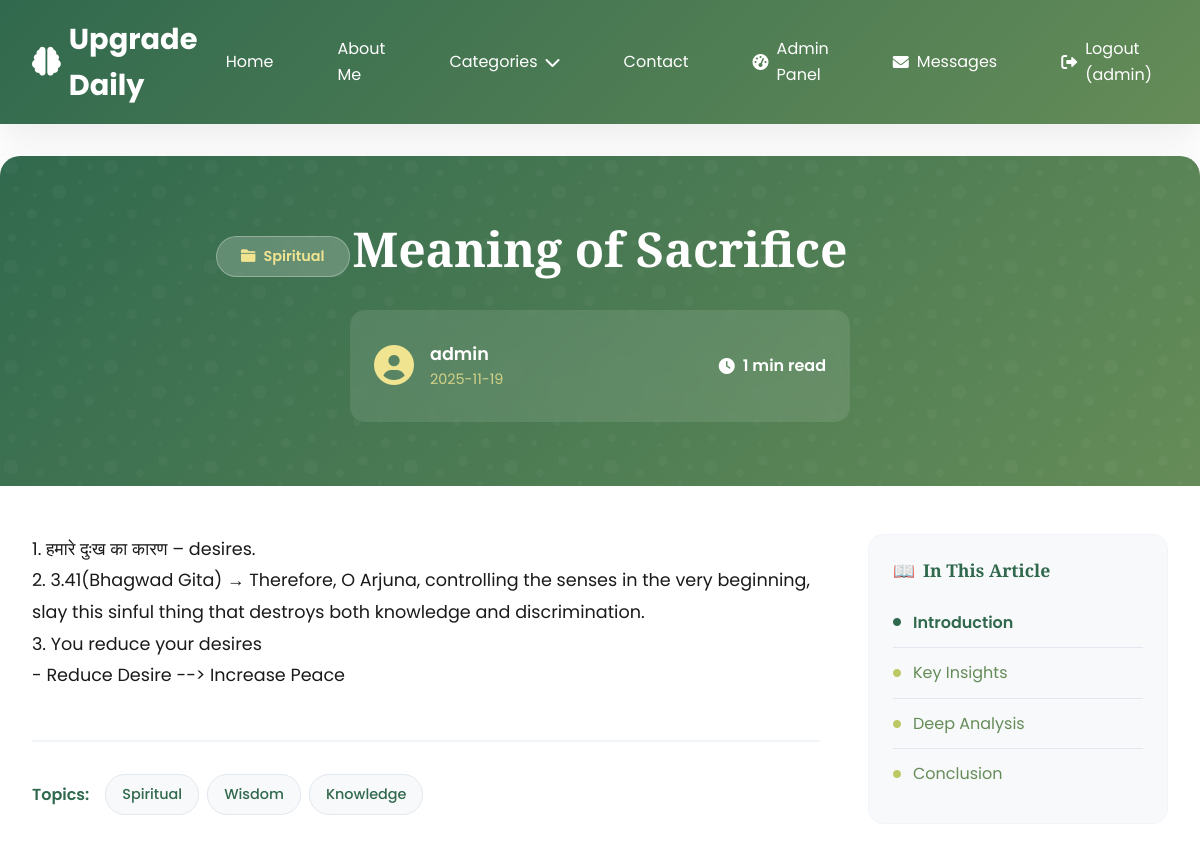
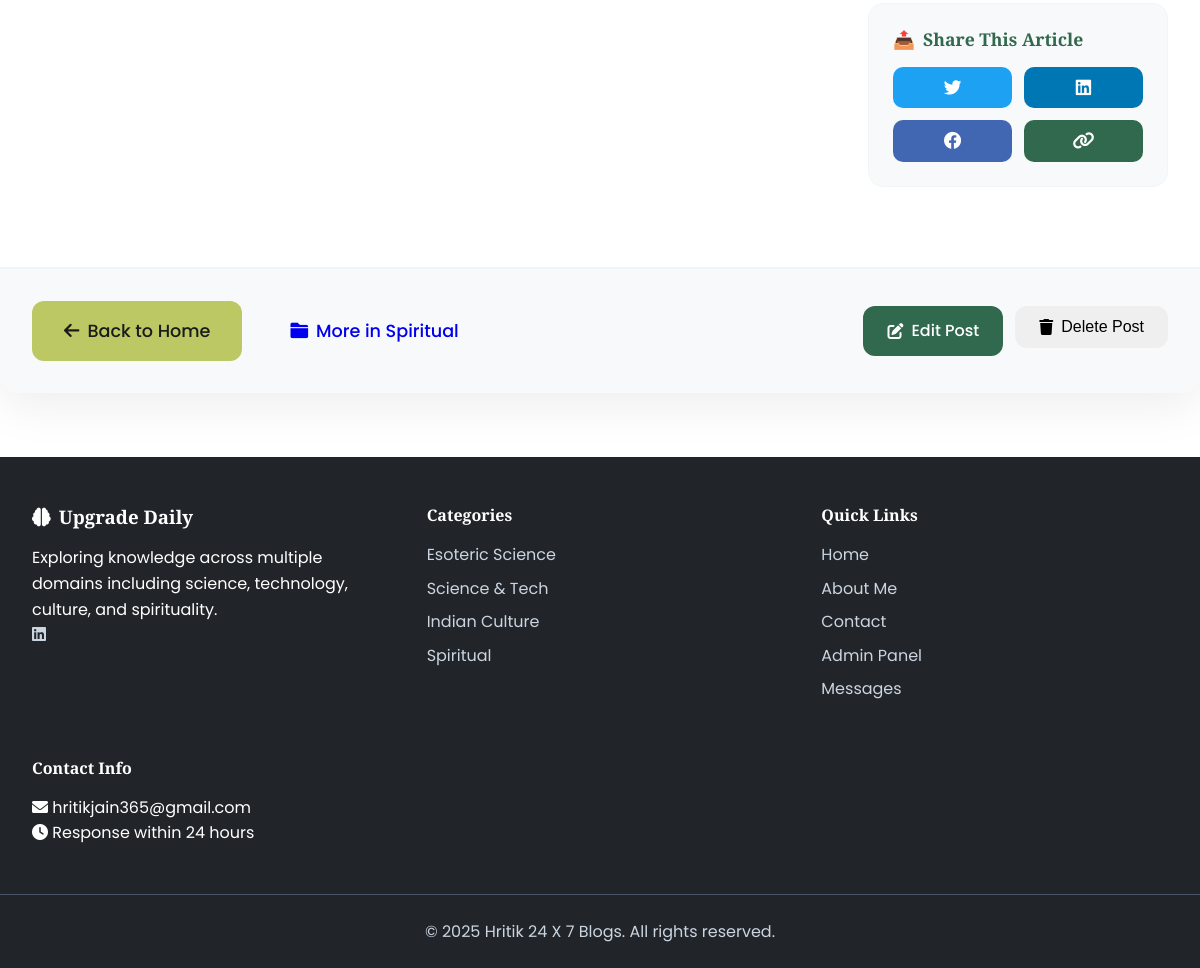
Page /post/4 (signed in) on the committed database (2 pictures, top to bottom).
### tables this page shows
CREATE TABLE users
                 (id INTEGER PRIMARY KEY AUTOINCREMENT,
                  username TEXT UNIQUE NOT NULL,
                  email TEXT UNIQUE NOT NULL,
                  password TEXT NOT NULL,
                  is_admin BOOLEAN DEFAULT FALSE,
                  created_at TIMESTAMP DEFAULT CURRENT_TIMESTAMP);

CREATE TABLE posts
                 (id INTEGER PRIMARY KEY AUTOINCREMENT,
                  title TEXT NOT NULL,
                  content TEXT NOT NULL,
                  category TEXT NOT NULL,
                  image_path TEXT,
                  author_id INTEGER,
                  created_at TIMESTAMP DEFAULT CURRENT_TIMESTAMP,
                  FOREIGN KEY (author_id) REFERENCES users (id));

### app.py (the view)
    def decorated_function(*args, **kwargs):
        if 'user_id' not in session:
            flash('Please log in to access this page.', 'error')
            return redirect(url_for('login'))
        return f(*args, **kwargs)

### app.py (called while the page is built)
def get_db_connection():
    conn = sqlite3.connect('blog.db')
    conn.row_factory = sqlite3.Row
    return conn

def login_required(f):
    def decorated_function(*args, **kwargs):
        if 'user_id' not in session:
            flash('Please log in to access this page.', 'error')
            return redirect(url_for('login'))
        return f(*args, **kwargs)
    decorated_function.__name__ = f.__name__
    return decorated_function

def get_unread_message_count():
    conn = get_db_connection()
    count = conn.execute('SELECT COUNT(*) as count FROM messages WHERE is_read = 0').fetchone()['count']
    conn.close()
    return count

@app.context_processor
def inject_unread_count():
    if session.get('is_admin'):
        return {'unread_count': get_unread_message_count()}
    return {'unread_count': 0}

@app.context_processor
def utility_processor():
    return dict(
        get_image_url=get_image_url,
        format_date=format_date
    )

@app.route('/post/<int:post_id>')
@login_required
def view_post(post_id):
    conn = get_db_connection()
    post = conn.execute('''
        SELECT p.*, u.username
        FROM posts p
        JOIN users u ON p.author_id = u.id
        WHERE p.id = ?
    ''', (post_id,)).fetchone()
    conn.close()
    if not post:
        flash('Post not found!', 'error')
        return redirect(url_for('index'))
    return render_template('post.html', post=post)

### templates/post.html (shortened to what this page needs)
{% extends "base.html" %}
{% block content %}
<article class="post-full">
    <div class="post-hero">
        <div class="post-hero-content">
            <div class="post-category-badge">
                <i class="fas fa-folder"></i>
                {{ post['category'] }}
            </div>
            <h1 class="post-title-main">{{ post['title'] }}</h1>
            <div class="post-meta-enhanced">
                <div class="author-info">
                    <div class="author-avatar">
                        <i class="fas fa-user-circle"></i>
                    </div>
                    <div class="author-details">
                        <span class="author-name">{{ post['username'] }}</span>
                        <span class="post-date">{{ post['created_at'][:10] }}</span>
                    </div>
                </div>
                <div class="reading-stats">
                    <span class="reading-time">
                        <i class="fas fa-clock"></i>
                        {{ (post['content']|length / 200)|round|int }} min read
                    </span>
                </div>
            </div>
        </div>
    </div>
    <div class="post-content-wrapper">
        <div class="post-content-main">
            <div class="content-body">
                {{ post['content']|replace('\n', '<br>')|safe }}
            </div>
            <div class="post-tags">
                <span class="tags-label">Topics:</span>
                <div class="tags-list">
                    <span class="tag">{{ post['category'] }}</span>
                    <span class="tag">Wisdom</span>
                    <span class="tag">Knowledge</span>
                </div>
            </div>
        </div>
        <aside class="post-sidebar">
            <div class="toc-container">
                <h4>In This Article</h4>
                <div class="toc-content">
                    <div class="toc-item active">
                        <i class="fas fa-circle"></i>
                        <span>Introduction</span>
                    </div>
                    <div class="toc-item">
                        <i class="fas fa-circle"></i>
                        <span>Key Insights</span>
                    </div>
                    <div class="toc-item">
                        <i class="fas fa-circle"></i>
                        <span>Deep Analysis</span>
                    </div>
                    <div class="toc-item">
                        <i class="fas fa-circle"></i>
                        <span>Conclusion</span>
                    </div>
                </div>
            </div>
            <div class="share-section">
                <h4>Share This Article</h4>
                <div class="share-buttons">
                    <button class="share-btn twitter">
                        <i class="fab fa-twitter"></i>
                    </button>
                    <button class="share-btn linkedin">
                        <i class="fab fa-linkedin"></i>
                    </button>
                    <button class="share-btn facebook">
                        <i class="fab fa-facebook"></i>
                    </button>
                    <button class="share-btn copy-link">
                        <i class="fas fa-link"></i>
                    </button>
                </div>
            </div>
        </aside>
    </div>
    <div class="post-actions-enhanced">
        <div class="actions-primary">
            <a href="{{ url_for('index') }}" class="btn btn-secondary btn-large">
                <i class="fas fa-arrow-left"></i> Back to Home
            </a>
            <a href="{{ url_for('category_posts', category_name=post['category']) }}" class="btn btn-info btn-large">
                <i class="fas fa-folder"></i> More in {{ post['category'] }}
            </a>
        </div>
        {% if session.is_admin %}
        <div class="admin-actions">
            <a href="{{ url_for('edit_post', post_id=post['id']) }}" class="btn btn-primary">
                <i class="fas fa-edit"></i> Edit Post
            </a>
            <form action="{{ url_for('delete_post', post_id=post['id']) }}" method="POST" class="delete-form">
                <button type="submit" class="btn btn-danger"
                        onclick="return confirm('Are you sure you want to delete this post? This action cannot be undone.')">
                    <i class="fas fa-trash"></i> Delete Post
                </button>
            </form>
        </div>
        {% endif %}
    </div>
</article>
{% endblock %}

### templates/base.html (shortened to what this page needs)
<!DOCTYPE html>
<html lang="en">
<head>
    <link rel="stylesheet" href="{{ url_for('static', filename='style.css') }}">
    <link href="https://cdnjs.cloudflare.com/ajax/libs/font-awesome/6.0.0/css/all.min.css" rel="stylesheet">
</head>
<body>
    <nav class="navbar">
        <div class="nav-container">
            <a href="{{ url_for('index') }}" class="nav-logo">
                <i class="fas fa-brain"></i> Upgrade Daily
            </a>
            <div class="nav-menu">
                <a href="{{ url_for('index') }}" class="nav-link">Home</a>
                <a href="{{ url_for('about') }}" class="nav-link">About Me</a>
                <div class="dropdown">
                    <a href="#" class="nav-link">Categories <i class="fas fa-chevron-down"></i></a>
                </div>
                <a href="{{ url_for('contact') }}" class="nav-link">Contact</a>
                {% if session.user_id %}
                    {% if session.is_admin %}
                        <a href="{{ url_for('admin_dashboard') }}" class="nav-link admin-btn">
                            <i class="fas fa-tachometer-alt"></i> Admin Panel
                        </a>
                        <a href="{{ url_for('view_messages') }}" class="nav-link messages-btn">
                            <i class="fas fa-envelope"></i> Messages
                        </a>
                    {% endif %}
                    <a href="{{ url_for('logout') }}" class="nav-link logout-btn">
                        <i class="fas fa-sign-out-alt"></i> Logout ({{ session.username }})
                    </a>
                {% endif %}
            </div>
        </div>
    </nav>
    <main class="main-content">
        {% block content %}{% endblock %}
    </main>
    <footer class="footer">
        <div class="footer-container">
            <div class="footer-section">
                <h3><i class="fas fa-brain"></i> Upgrade Daily </h3>
                <p>Exploring knowledge across multiple domains including science, technology, culture, and spirituality.</p>
                <div class="social-links">
                    <a href="https://www.linkedin.com/in/hrjain365/" target="_blank" title="LinkedIn">
                        <i class="fab fa-linkedin"></i>
                    </a>
                </div>
            </div>
            <div class="footer-section">
                <h4>Categories</h4>
                <a href="{{ url_for('category_posts', category_name='Esoteric Science') }}">Esoteric Science</a>
                <a href="{{ url_for('category_posts', category_name='Science and Tech') }}">Science & Tech</a>
                <a href="{{ url_for('category_posts', category_name='Indian Culture') }}">Indian Culture</a>
                <a href="{{ url_for('category_posts', category_name='Spiritual') }}">Spiritual</a>
            </div>
            <div class="footer-section">
                <h4>Quick Links</h4>
                <a href="{{ url_for('index') }}">Home</a>
                <a href="{{ url_for('about') }}">About Me</a>
                <a href="{{ url_for('contact') }}">Contact</a>
                {% if session.is_admin %}
                <a href="{{ url_for('admin_dashboard') }}">Admin Panel</a>
                <a href="{{ url_for('view_messages') }}">Messages</a>
                {% endif %}
            </div>
            <div class="footer-section">
                <h4>Contact Info</h4>
                <p><i class="fas fa-envelope"></i> hritikjain365@gmail.com</p>
                <p><i class="fas fa-clock"></i> Response within 24 hours</p>
            </div>
        </div>
        <div class="footer-bottom">
            <p>&copy; 2025 Hritik 24 X 7 Blogs. All rights reserved.</p>
        </div>
    </footer>
</body>
</html>

### static/style.css (style rules this page uses)
:root { --primary: #31694E; --primary-light: #658C58; --secondary: #BBC863; --accent: #F0E491; --light: #f8f9fa; --dark: #212529; --text-dark: #1a1a1a; --text-light: #ffffff; --card-shadow: 0 10px 30px rgba(0, 0, 0, 0.08); --hover-shadow: 0 15px 40px rgba(0, 0, 0, 0.12); --transition: all 0.3s ease; --border-radius: 12px; --section-padding: 5rem 0; }
* { margin: 0; padding: 0; box-sizing: border-box; }
body { font-family: 'Poppins', sans-serif; line-height: 1.6; color: var(--text-dark); background-color: #ffffff; overflow-x: hidden; }
h1, h2, h3, h4, h5, h6 { font-family: 'Playfair Display', serif; font-weight: 600; line-height: 1.3; margin-bottom: 1rem; }
.navbar { background: linear-gradient(135deg, var(--primary), var(--primary-light)); padding: 1rem 0; box-shadow: var(--card-shadow); position: sticky; top: 0; z-index: 1000; }
.nav-container { max-width: 1200px; margin: 0 auto; padding: 0 2rem; display: flex; justify-content: space-between; align-items: center; }
.nav-logo { font-size: 1.8rem; font-weight: bold; color: var(--text-light); text-decoration: none; display: flex; align-items: center; gap: 0.5rem; }
.nav-menu { display: flex; align-items: center; gap: 2rem; }
.nav-link { color: var(--text-light); text-decoration: none; padding: 0.5rem 1rem; border-radius: var(--border-radius); transition: var(--transition); display: flex; align-items: center; gap: 0.5rem; }
.dropdown { position: relative; }
.btn { display: inline-flex; align-items: center; justify-content: center; gap: 0.5rem; padding: 0.75rem 1.5rem; border-radius: var(--border-radius); font-weight: 500; text-decoration: none; transition: var(--transition); border: none; cursor: pointer; font-size: 1rem; }
.btn-primary { background-color: var(--primary); color: var(--text-light); }
.btn-secondary { background-color: var(--secondary); color: var(--text-dark); }
.btn-large { padding: 1rem 2rem; font-size: 1.1rem; }
.post-category-badge { position: absolute; top: 1rem; left: 1rem; background-color: var(--primary); color: white; padding: 0.3rem 0.8rem; border-radius: 20px; font-size: 0.8rem; font-weight: 500; }
.post-author, .post-date { display: flex; align-items: center; gap: 0.5rem; }
.footer { background: var(--dark); color: var(--text-light); margin-top: 4rem; }
.footer-container { max-width: 1200px; margin: 0 auto; padding: 3rem 2rem; display: grid; grid-template-columns: repeat(auto-fit, minmax(250px, 1fr)); gap: 3rem; }
.footer-section h3, .footer-section h4 { margin-bottom: 1rem; display: flex; align-items: center; gap: 0.5rem; }
.footer-section a { color: #cbd5e0; text-decoration: none; display: block; margin-bottom: 0.5rem; transition: var(--transition); }
.footer-bottom { border-top: 1px solid #4a5568; padding: 1.5rem 2rem; text-align: center; color: #cbd5e0; }

### rows in the picture
users: username "admin"
posts: category "Spiritual", title "Meaning of Sacrifice", created_at "2025-11-19", content "1. हमारे दुःख का कारण – desires. 2. 3.41(Bhagwad Gita) → Therefore, O Arjuna, controlling the senses in the very beginning, slay this sinful thing that destroys both knowledge and discrimination. 3. You reduce your desires - Reduce Desire --> Increase Peace"

### other values in the picture
{{ (post['content']|length / 200)|round|int }} "1"
